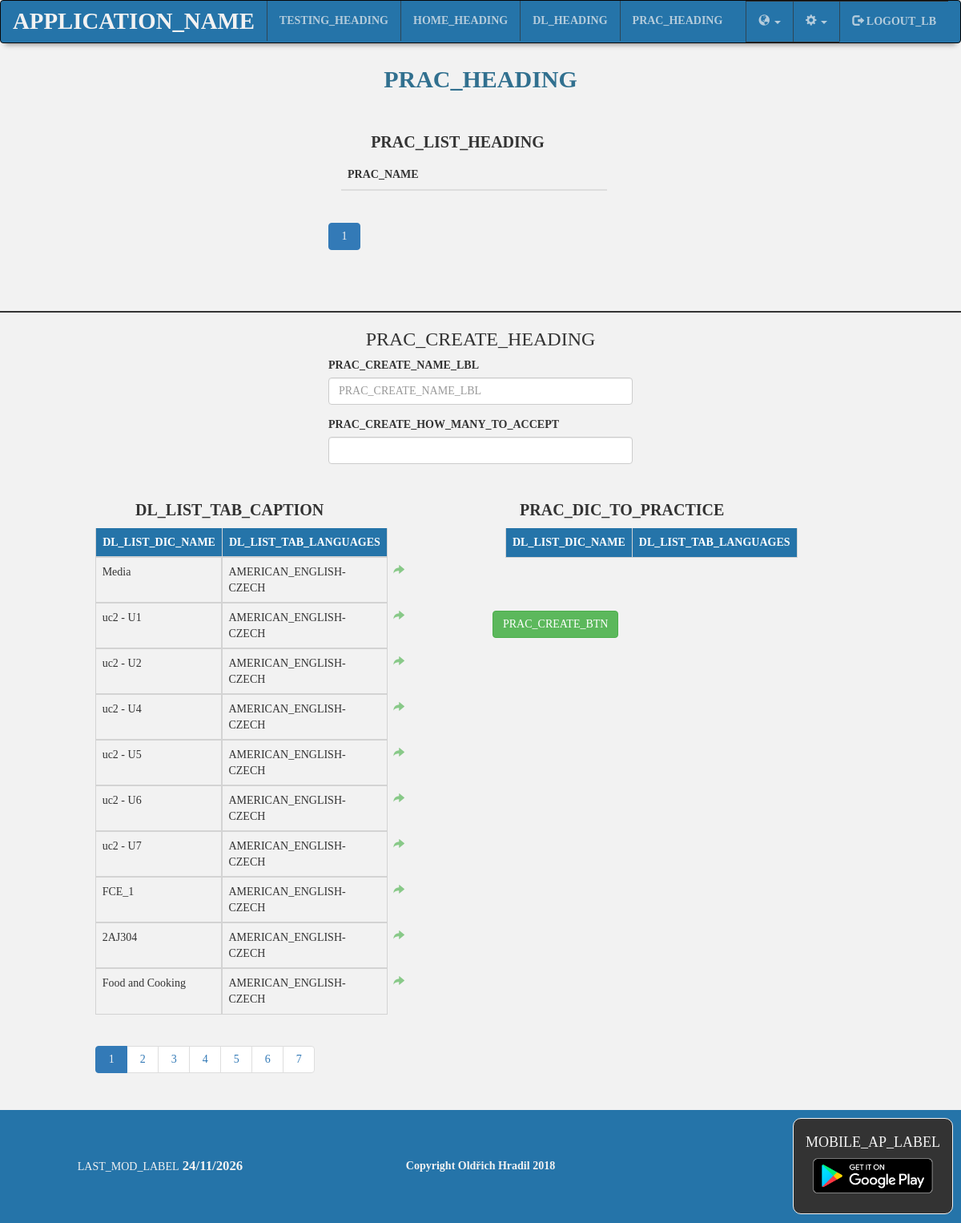
/member/practice.php (signed in), run on the app's committed database.
### tables this page shows
CREATE TABLE `client` (
  `id` int(255) NOT NULL,
  `name` varchar(255) NOT NULL,
  `email` varchar(255) NOT NULL,
  `password` varchar(255) DEFAULT NULL,
  `role` enum('ADMIN','REGISTERED','','') NOT NULL DEFAULT 'REGISTERED',
  `active` tinyint(1) NOT NULL DEFAULT '0',
  `facebook_id` int(100) DEFAULT NULL
);

CREATE TABLE `dictionary` (
  `id_dictionary` int(255) NOT NULL,
  `id` int(255) NOT NULL,
  `dictionary_name` varchar(255) NOT NULL,
  `first_lang` varchar(255) NOT NULL,
  `second_lang` varchar(255) NOT NULL,
  `timestamp` timestamp NOT NULL DEFAULT CURRENT_TIMESTAMP ON UPDATE CURRENT_TIMESTAMP
);

### php/Authorization.php (called while the page is built, shortened)
<?php
function checkValidUser() {
    if (isset($_SESSION['id']) && isset($_SESSION['email']) && isset($_SESSION['lastAccess'])) {
        $id = $_SESSION['id'];
        return checkUserExists($id);
    } else if (isset($_COOKIE['rememberMe'])) {
        return checkValidAccessToken($_COOKIE['rememberMe']);
    } else {
        return false;
    }
}
function checkUserExists($id) {
    $db = connectToDatabase();
    $query = $db->prepare("SELECT * FROM client WHERE id=:id");
    $query->execute([':id' => $id]);
    $result = $query->fetchAll(PDO::FETCH_ASSOC);
    if (count($result) === 1) {
        return true;
    } else {
        return false;
    }
}

### php/Client.php (called while the page is built)
<?php
function getClient(){
 if(!isset($_SESSION['id']) || !isset($_SESSION['email'])
|| !isset($_SESSION['clientName'])||!isset($_SESSION['role'])){
     return null;
 }else{
                 $clientName=$_SESSION['clientName'];
                 $email= $_SESSION['email'];
                 $id=$_SESSION['id'];
                  $role=$_SESSION['role'];
if(!checkValidUser()){
    return null;
}else{
                 $client=array('id'=>$id,'clientName'=> $clientName,'email'=>$email,'role'=>$role);
   return $client;
 }
}
 }

### php/Practice.php (called while the page is built, shortened)
<?php
function getClientsPractices($offset = null) {
    $db = connectToDatabase();
    $client = getClient();
    if ($offset !== null) {
        $query = $db->prepare("SELECT practice_name,id_practice,"
                . "accept_after FROM practice "
                . "where id=? ORDER BY timestamp DESC LIMIT 10 OFFSET ?");
        $query->bindValue(1, $client['id'], PDO::PARAM_INT);
        $query->bindValue(2, (int) $offset, PDO::PARAM_INT);
        $query->execute();
    } else {
        $query = $db->prepare("SELECT practice_name,id_practice,"
                . "accept_after FROM practice "
                . "where id=:id");
        $query->execute([':id' => $client['id']]);
    }
    $result = $query->fetchAll(PDO::FETCH_ASSOC);
    if (count($result) > 0) {
        return $result;
    } else {
        return false;
    }
}

### php/Dictionary.php (called while the page is built, shortened)
<?php
function getDictionaries($id, $offset = null) {
    $db = connectToDatabase();
    if ($offset != null) {
        $query = $db->prepare("SELECT id_dictionary,dictionary_name,"
                . "first_lang,second_lang FROM dictionary where id=? "
                . " ORDER BY timestamp DESC LIMIT 10 OFFSET ? ");
        $query->bindValue(1, $id, PDO::PARAM_INT);
        $query->bindValue(2, (int) $offset, PDO::PARAM_INT);
        $query->execute();
    } else {
        $query = $db->prepare("SELECT id_dictionary,dictionary_name,"
                . "first_lang,second_lang FROM dictionary where id=:id "
                . "ORDER BY timestamp DESC");
        $query->execute([':id' => $id]);
    }
    $result = $query->fetchAll(PDO::FETCH_ASSOC);
    if (count($result) > 0) {
        return $result;
    } else {
        return false;
    }
}

### member/practice.php (the view, shortened to what this page needs)
<?php
require_once '../php/Libraries.php';
if (!checkValidUser()) {
    header("location:" . BASE);
    exit();
}
if (isset($_GET['dicOffset']) && isset($_GET['forPracOffset']) && isset($_GET['pracOffset'])) {
    $dicOffset = (int) $_GET['dicOffset'];
    $forPracOffset = (int) $_GET['forPracOffset'];
    $pracOffset = (int) $_GET['pracOffset'];
    if ($dicOffset <= 0) {
        $dicOffset = '0';
    }
    if ($pracOffset <= 0) {
        $pracOffset = '0';
    }
    if ($forPracOffset <= 0) {
        $forPracOffset = '0';
    }
} else {
    $dicOffset = '0';
    $pracOffset = '0';
    $forPracOffset = '0';
}
?>
<div id="myCarousel" class="carousel slide " data-ride="carousel"
     data-interval="false">
    <div class="carousel-inner">
        <div class="item <?php
if (!isset($_SESSION['practiceId'])) {
    echo 'active';
}
?>">
            <div class="row" >
                <div class="col-sm-4"></div>
                <div class="col-sm-4">
                    <table class="table table-striped ">
                        <caption class="tableCaption" ><strong><?php echo gettext('PRAC_LIST_HEADING') ?></strong></caption>
                        <thead>
                            <tr>
                                <th scope="col" class="add"><p></p></th>
                                <th scope="col"><?php echo gettext('PRAC_NAME') ?></th>
                                <th scope="col" class="add">
                                </th>
                                <th scope="col"  class="remove">
                                </th>
                            </tr>
                        </thead>
                    </table>
                    <nav aria-label="Page navigation example">
                        <ul class="pagination dictionariesListPagination">
                            <?php for ($i = 1; $i <= @ceil(count(getClientsPractices()) / 10); $i++) { ?>
                                <li class="page-item <?= ($pracOffset / 10 + 1) == $i ? " active" : "" ?>"><a class="page-link " href="<?php echo BASE . 'member/practice?pracOffset=' . ($i - 1) * 10 . '&dicOffset=' . $dicOffset ?>&forPracOffset=<?= $forPracOffset ?>"><?= $i ?></a></li>
                            <?php } ?>
                        </ul>
                    </nav>
                </div>
                <div class="col-sm-4"></div>
            </div>
            <div id="createPractice">
                <h3 class="text-center"> <?php echo gettext('PRAC_CREATE_HEADING') ?></h3>
                <div class="row " >
                    <div class="col-sm-4"></div>
                    <div class="col-sm-4">
                        <div class="form-group">
                            <label for="practiceName"><?php echo gettext('PRAC_CREATE_NAME_LBL') ?></label>
                            <input type="text" id="practiceName" class="form-control" value="" placeholder="<?php echo gettext('PRAC_CREATE_NAME_LBL') ?>">
                        </div>
                        <div class="form-group">
                            <label for="acceptAfter"><?php echo gettext('PRAC_CREATE_HOW_MANY_TO_ACCEPT') ?></label>
                            <input type="number" id="acceptAfter" class="form-control" min="1" max="15">
                        </div>
                    </div>
                    <div class="col-sm-4"></div>
                </div>
                <div class="row prepareSection">
                    <div class="col-sm-1"></div>
                    <div class="col-sm-4">
                        <table class="table table-striped dictionariesListTable">
                            <caption class="tableCaption" ><strong><?php echo gettext('DL_LIST_TAB_CAPTION') ?></strong></caption>
                            <thead>
                                <tr>
                                    <th scope="col"><?php echo gettext('DL_LIST_DIC_NAME') ?></th>
                                    <th scope="col"><?php echo gettext('DL_LIST_TAB_LANGUAGES') ?></th>
                                    <th scope="col" class="add">
                                    </th>
                                </tr>
                            </thead>
                            <tbody>
                                <?php
                                $client = getClient();
                                $dictionaries = getDictionaries($client['id'], $dicOffset);
                                $count = !$dictionaries ? 0 : count($dictionaries);
                                for ($i = 0; $i < $count; $i++) {
                                    $dictionaryId = $dictionaries[$i]["id_dictionary"];
                                    $dictionaryName = $dictionaries[$i]["dictionary_name"];
                                    $dictionaryFirstLanguage = gettext($dictionaries[$i]["first_lang"]);
                                    $dictionarySecondLanguage = gettext($dictionaries[$i]["second_lang"]);
                                    ?>
                                    <tr  <?php
                                if (isset($_SESSION['creationDictionaries']) && !empty($_SESSION['creationDictionaries'])) {
                                    if (array_key_exists($dictionaryId, $_SESSION['creationDictionaries'])) {
                                        echo 'class="selectedDictionary"';
                                    }
                                }
                                    ?>
                                        onclick="addForPractice('<?= 'dic' . htmlspecialchars($dictionaryId,ENT_QUOTES) ?>', '<?= htmlspecialchars($dictionaryId,ENT_QUOTES) ?>')" id="dic<?= htmlspecialchars($dictionaryId,ENT_QUOTES) ?>">
                                        <td><?php echo htmlspecialchars($dictionaryName, ENT_QUOTES) ?></td>
                                        <td><?php echo htmlspecialchars($dictionaryFirstLanguage) . '-' . htmlspecialchars($dictionarySecondLanguage) ?></td>
                                        <td class="externalCell add"  title="<?php echo gettext('DL_ADD_ICON')
                                ?>"><span class="glyphicon glyphicon-share-alt "></span>
                                        </td>
                                    </tr>
                                    <?php
                                }
                                ?>
                            </tbody>
                        </table>
                        <nav aria-label="Page navigation example">
                            <ul class="pagination dictionariesListPagination">
                                <?php for ($i = 1; $i <= @ceil(count(getDictionaries($client['id'])) / 10); $i++) { ?>
                                    <li class="page-item <?= ($dicOffset / 10 + 1) == $i ? " active" : "" ?>"><a class="page-link " href="<?php echo BASE . 'member/practice?pracOffset=' . $pracOffset . '&dicOffset=' . ($i - 1) * 10 ?>&forPracOffset=<?= $forPracOffset ?>"><?= $i ?></a></li>
                                <?php } ?>
                            </ul>
                        </nav>
                    </div>
                    <div class="col-sm-1"></div>
                    <div class="col-sm-4">
                        <table class="table table-striped supplementaryTable">
                            <caption class="tableCaption" id="supplementaryTableCaption"><strong>
                                    <?php echo gettext('PRAC_DIC_TO_PRACTICE') ?>
                                </strong></caption>
                            <thead>
                                <tr>
                                    <th scope="col" class="add">
                                    <th scope="col"><?php echo gettext('DL_LIST_DIC_NAME') ?></th>
                                    <th scope="col"><?php echo gettext('DL_LIST_TAB_LANGUAGES') ?></th>
                                </tr>
                            </thead>
                        </table>
                        <nav>
                        </nav>
                        <button class="btn btn-success"
                                onclick="createPractice();"
                                >
                                    <?php echo gettext('PRAC_CREATE_BTN') ?>
                        </button>
                    </div>
                    <div class="col-sm-2"></div>
                </div>
            </div>
        </div>
             </div>
</div>

### css/style.css (style rules this page uses)
body { background-color: #f2f2f2 !important; font-family: Georgia !important; overflow-x: hidden; }
.tableCaption { text-align: center; font-size: 2rem; color: #333; width: 85%; }
table .add, table .remove { color: #5cb85c; border: none !important; cursor: pointer; opacity: 0.7; width: 1rem; }
table .remove { color: #d9534f; }
.dictionariesListTable > thead th:not([class]), .supplementaryTable > thead th:not([class]) { border: 1px solid lightgrey; color: white; background-color: #2574A9; }
.dictionariesListTable > tbody > tr > td, .supplementaryTable > tbody > tr > td { outline: 1px solid lightgrey; border-collapse: collapse; }
table tr { background-color: transparent !important; }
.dictionariesListTable > tbody tr td, .supplementaryTable > tbody tr td { transition: all 0.5s linear; }
.pagination { width: 85%; }
.pagination * { cursor: pointer; }
.pagination li a { width: 40px !important; text-align: center; }
.page-item.active .page-link { color: #f2f2f2 !important; }
.externalCell, .externalCell2 { outline: none !important; border: none !important; background-color: transparent !important; }
.practiceSection, .prepareSection { padding: 2rem; }
#createPractice { border-top: 0.2rem solid #333; margin-top: 5rem; }

### data on the page
dictionary: dictionary_name "Media", first_lang "AMERICAN_ENGLISH", second_lang "CZECH"
dictionary: dictionary_name "uc2 - U1", first_lang "AMERICAN_ENGLISH", second_lang "CZECH"
dictionary: dictionary_name "uc2 - U2", first_lang "AMERICAN_ENGLISH", second_lang "CZECH"
dictionary: dictionary_name "uc2 - U4", first_lang "AMERICAN_ENGLISH", second_lang "CZECH"
dictionary: dictionary_name "uc2 - U5", first_lang "AMERICAN_ENGLISH", second_lang "CZECH"
dictionary: dictionary_name "uc2 - U6", first_lang "AMERICAN_ENGLISH", second_lang "CZECH"
dictionary: dictionary_name "uc2 - U7", first_lang "AMERICAN_ENGLISH", second_lang "CZECH"
dictionary: dictionary_name "FCE_1", first_lang "AMERICAN_ENGLISH", second_lang "CZECH"
dictionary: dictionary_name "2AJ304", first_lang "AMERICAN_ENGLISH", second_lang "CZECH"
dictionary: dictionary_name "Food and Cooking", first_lang "AMERICAN_ENGLISH", second_lang "CZECH"

### other printed values
gettext('APPLICATION_NAME') "APPLICATION_NAME"
gettext('TESTING_HEADING') "TESTING_HEADING"
gettext('HOME_HEADING') "HOME_HEADING"
gettext('DL_HEADING') "DL_HEADING"
gettext('PRAC_HEADING') "PRAC_HEADING"
gettext('LOGOUT_LB') "LOGOUT_LB"
$heading "PRAC_HEADING"
gettext('PRAC_LIST_HEADING') "PRAC_LIST_HEADING"
gettext('PRAC_NAME') "PRAC_NAME"
gettext('PRAC_CREATE_HEADING') "PRAC_CREATE_HEADING"
gettext('PRAC_CREATE_NAME_LBL') "PRAC_CREATE_NAME_LBL"
gettext('PRAC_CREATE_HOW_MANY_TO_ACCEPT') "PRAC_CREATE_HOW_MANY_TO_ACCEPT"
gettext('DL_LIST_TAB_CAPTION') "DL_LIST_TAB_CAPTION"
gettext('DL_LIST_DIC_NAME') "DL_LIST_DIC_NAME"
gettext('DL_LIST_TAB_LANGUAGES') "DL_LIST_TAB_LANGUAGES"
